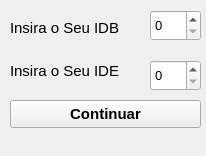
<?xml version="1.0" encoding="UTF-8"?>
<ui version="4.0">
 <class>AplicacaoCaixa</class>
 <widget class="QMainWindow" name="AplicacaoCaixa">
  <property name="geometry">
   <rect>
    <x>0</x>
    <y>0</y>
    <width>206</width>
    <height>156</height>
   </rect>
  </property>
  <property name="windowTitle">
   <string>Aplicação Caixa</string>
  </property>
  <property name="locale">
   <locale language="Portuguese" country="Portugal"/>
  </property>
  <widget class="QWidget" name="centralwidget">
   <property name="font">
    <font>
     <weight>50</weight>
     <bold>false</bold>
    </font>
   </property>
   <widget class="QLabel" name="Label1">
    <property name="geometry">
     <rect>
      <x>10</x>
      <y>20</y>
      <width>131</width>
      <height>16</height>
     </rect>
    </property>
    <property name="font">
     <font>
      <pointsize>11</pointsize>
     </font>
    </property>
    <property name="autoFillBackground">
     <bool>false</bool>
    </property>
    <property name="text">
     <string>Insira o Seu IDB</string>
    </property>
    <property name="scaledContents">
     <bool>false</bool>
    </property>
   </widget>
   <widget class="QLabel" name="Label2">
    <property name="geometry">
     <rect>
      <x>10</x>
      <y>60</y>
      <width>141</width>
      <height>21</height>
     </rect>
    </property>
    <property name="font">
     <font>
      <pointsize>11</pointsize>
     </font>
    </property>
    <property name="autoFillBackground">
     <bool>false</bool>
    </property>
    <property name="text">
     <string>Insira o Seu IDE</string>
    </property>
    <property name="scaledContents">
     <bool>false</bool>
    </property>
   </widget>
   <widget class="QSpinBox" name="IDB">
    <property name="geometry">
     <rect>
      <x>150</x>
      <y>10</y>
      <width>51</width>
      <height>31</height>
     </rect>
    </property>
    <property name="font">
     <font>
      <pointsize>10</pointsize>
     </font>
    </property>
   </widget>
   <widget class="QSpinBox" name="IDE">
    <property name="geometry">
     <rect>
      <x>150</x>
      <y>60</y>
      <width>51</width>
      <height>31</height>
     </rect>
    </property>
    <property name="font">
     <font>
      <pointsize>10</pointsize>
     </font>
    </property>
   </widget>
   <widget class="QPushButton" name="butaoInfo">
    <property name="geometry">
     <rect>
      <x>10</x>
      <y>100</y>
      <width>191</width>
      <height>28</height>
     </rect>
    </property>
    <property name="font">
     <font>
      <pointsize>11</pointsize>
      <weight>75</weight>
      <bold>true</bold>
     </font>
    </property>
    <property name="text">
     <string>Continuar</string>
    </property>
   </widget>
  </widget>
 </widget>
 <resources/>
 <connections/>
</ui>
